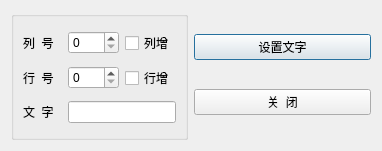
<?xml version="1.0" encoding="UTF-8"?>
<ui version="4.0">
 <class>TDialogLocate</class>
 <widget class="QDialog" name="TDialogLocate">
  <property name="geometry">
   <rect>
    <x>0</x>
    <y>0</y>
    <width>382</width>
    <height>151</height>
   </rect>
  </property>
  <property name="windowTitle">
   <string>Dialog</string>
  </property>
  <layout class="QHBoxLayout" name="horizontalLayout">
   <item>
    <widget class="QGroupBox" name="groupBox">
     <property name="title">
      <string/>
     </property>
     <layout class="QGridLayout" name="gridLayout">
      <item row="0" column="0">
       <widget class="QLabel" name="label">
        <property name="text">
         <string>列  号</string>
        </property>
       </widget>
      </item>
      <item row="0" column="1">
       <widget class="QSpinBox" name="spinBoxColumn">
        <property name="minimum">
         <number>0</number>
        </property>
       </widget>
      </item>
      <item row="0" column="2">
       <widget class="QCheckBox" name="chkBoxColumn">
        <property name="text">
         <string>列增</string>
        </property>
       </widget>
      </item>
      <item row="1" column="0">
       <widget class="QLabel" name="label_2">
        <property name="text">
         <string>行  号</string>
        </property>
       </widget>
      </item>
      <item row="1" column="1">
       <widget class="QSpinBox" name="spinBoxRow"/>
      </item>
      <item row="1" column="2">
       <widget class="QCheckBox" name="chkBoxRow">
        <property name="text">
         <string>行增</string>
        </property>
       </widget>
      </item>
      <item row="2" column="0">
       <widget class="QLabel" name="label_3">
        <property name="text">
         <string>文  字</string>
        </property>
       </widget>
      </item>
      <item row="2" column="1" colspan="2">
       <widget class="QLineEdit" name="edtCaption"/>
      </item>
     </layout>
    </widget>
   </item>
   <item>
    <layout class="QVBoxLayout" name="verticalLayout">
     <item>
      <widget class="QPushButton" name="btnSetText">
       <property name="text">
        <string>设置文字</string>
       </property>
       <property name="icon">
        <iconset resource="res.qrc">
         <normaloff>:/images/images/506.bmp</normaloff>:/images/images/506.bmp</iconset>
       </property>
      </widget>
     </item>
     <item>
      <widget class="QPushButton" name="btnClose">
       <property name="text">
        <string>关  闭</string>
       </property>
       <property name="icon">
        <iconset resource="res.qrc">
         <normaloff>:/images/images/132.bmp</normaloff>:/images/images/132.bmp</iconset>
       </property>
      </widget>
     </item>
    </layout>
   </item>
  </layout>
 </widget>
 <resources>
  <include location="res.qrc"/>
 </resources>
 <connections>
  <connection>
   <sender>btnClose</sender>
   <signal>clicked()</signal>
   <receiver>TDialogLocate</receiver>
   <slot>close()</slot>
   <hints>
    <hint type="sourcelabel">
     <x>311</x>
     <y>102</y>
    </hint>
    <hint type="destinationlabel">
     <x>190</x>
     <y>75</y>
    </hint>
   </hints>
  </connection>
 </connections>
</ui>
